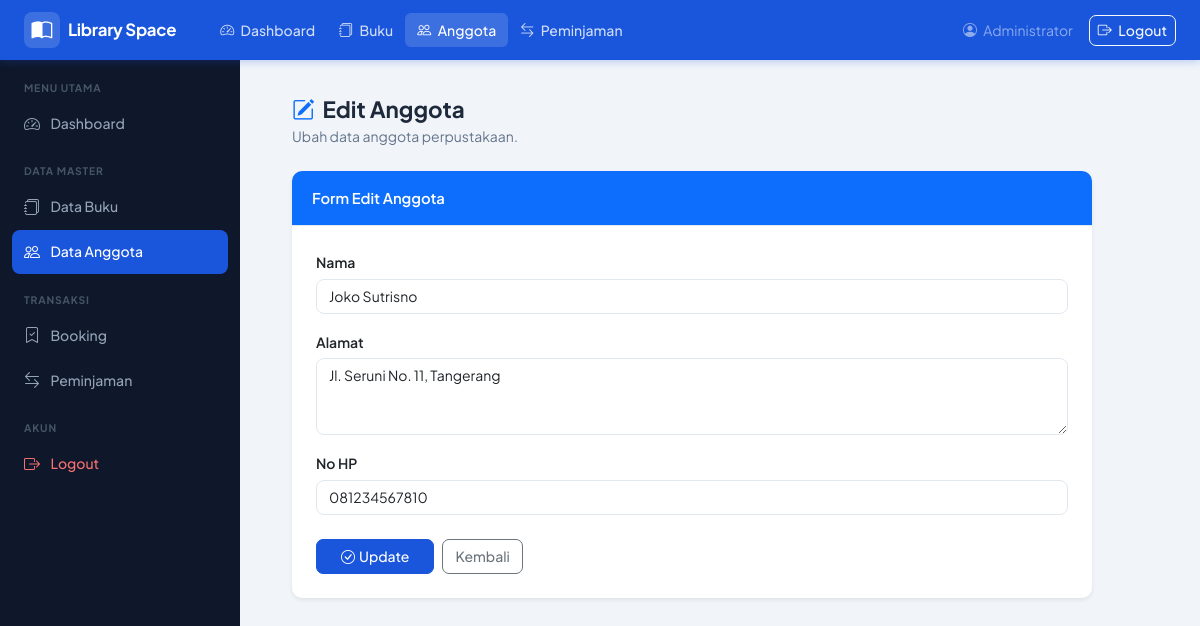
The page /pages/anggota/edit.php?id=10 (signed in) on the database its author committed.
### tables this page shows
CREATE TABLE anggota (
  id_anggota INT AUTO_INCREMENT PRIMARY KEY,
  nama       VARCHAR(100) NOT NULL,
  alamat     TEXT         NOT NULL,
  no_hp      VARCHAR(20)  NOT NULL UNIQUE,
  created_at TIMESTAMP DEFAULT CURRENT_TIMESTAMP
);

### pages/anggota/edit.php (the view, shortened to what this page needs)
<?php
require_once __DIR__ . '/../../config/koneksi.php';
$id = isset($_GET['id']) ? (int)$_GET['id'] : 0;
$data = mysqli_query($koneksi, "SELECT * FROM anggota WHERE id_anggota='$id'");
$row = mysqli_fetch_assoc($data);
require_once __DIR__ . '/../../includes/header.php';
?>
<div class="d-flex">
  <?php require_once __DIR__ . '/../../includes/sidebar.php'; ?>
  <div class="main-wrapper flex-grow-1">
    <?php require_once __DIR__ . '/../../includes/navbar.php'; ?>
    <div class="pt-2 px-4">
      <div class="page-header mb-4">
        <h1><i class="bi bi-pencil-square me-2 text-primary"></i>Edit Anggota</h1>
        <p>Ubah data anggota perpustakaan.</p>
      </div>
      <div class="card border-0 shadow-sm" style="max-width: 800px;">
        <div class="card-header bg-primary text-white">Form Edit Anggota</div>
        <div class="card-body p-4">
          <form method="POST" action="">
            <div class="mb-3">
              <label class="form-label fw-semibold" for="nama">Nama</label>
              <input type="text" id="nama" name="nama" class="form-control" value="<?= htmlspecialchars($_POST['nama'] ?? $row['nama']) ?>" required>
            </div>
            <div class="mb-3">
              <label class="form-label fw-semibold" for="alamat">Alamat</label>
              <textarea id="alamat" name="alamat" class="form-control" rows="3" required><?= htmlspecialchars($_POST['alamat'] ?? $row['alamat']) ?></textarea>
            </div>
            <div class="mb-4">
              <label class="form-label fw-semibold" for="no_hp">No HP</label>
              <input type="text" id="no_hp" name="no_hp" class="form-control" value="<?= htmlspecialchars($_POST['no_hp'] ?? $row['no_hp']) ?>" required>
            </div>
            <div class="d-flex gap-2">
              <button type="submit" name="update" class="btn btn-primary px-4">
                <i class="bi bi-check-circle me-1"></i>Update
              </button>
              <a href="index.php" class="btn btn-outline-secondary">Kembali</a>
            </div>
          </form>
        </div>
      </div>
    </div>
  </div>
</div>
<?php require_once __DIR__ . '/../../includes/footer.php'; ?>

### assets/css/style.css (style rules this page uses)
:root { --primary: #1a56db; --primary-dark: #1343af; --primary-light: #e8effe; --sidebar-bg: #0f172a; --sidebar-w: 240px; --navbar-h: 60px; --text-main: #1e293b; --text-muted: #64748b; --border: #e2e8f0; --bg-page: #f1f5f9; --white: #ffffff; --success: #16a34a; --danger: #dc2626; --warning: #d97706; --radius: 10px; --shadow-sm: 0 1px 3px rgba(0,0,0,.08); --shadow-md: 0 4px 12px rgba(0,0,0,.10); }
*, *::before, *::after { box-sizing: border-box; }
body { font-family: 'Plus Jakarta Sans', sans-serif; background: var(--bg-page); color: var(--text-main); margin: 0; padding: 0; }
.main-wrapper { margin-left: var(--sidebar-w); margin-top: var(--navbar-h); min-height: calc(100vh - var(--navbar-h)); padding: 1.75rem; }
.page-header { margin-bottom: 1.5rem; }
.page-header h1 { font-size: 1.4rem; font-weight: 700; color: var(--text-main); margin: 0 0 .2rem; }
.page-header p { color: var(--text-muted); margin: 0; font-size: .875rem; }
.card { border: 1px solid var(--border); border-radius: var(--radius); box-shadow: var(--shadow-sm); }
.card-header { background: var(--white); border-bottom: 1px solid var(--border); font-weight: 600; font-size: .925rem; padding: 1rem 1.25rem; border-radius: var(--radius) var(--radius) 0 0 !important; }
.btn { font-size: .875rem; font-weight: 500; border-radius: 7px; }
.btn-primary { background: var(--primary); border-color: var(--primary); }
.form-label { font-size: .875rem; font-weight: 500; margin-bottom: .35rem; }
.form-control, .form-select { border-radius: 8px; border: 1px solid var(--border); font-size: .875rem; transition: border-color .2s, box-shadow .2s; }

### rows shown on the page
anggota: nama "Joko Sutrisno", alamat "Jl. Seruni No. 11, Tangerang", no_hp "081234567810"

### other values the page prints
$_SESSION['nama'] "Administrator"
